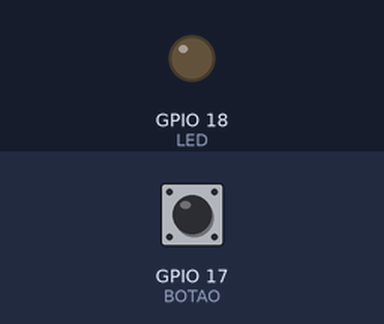
Bench run of a program on a simulated Raspberry Pi (BCM pin numbers). Parts: output pins drawn as LEDs (lit = HIGH). Inputs (shaded band) come from the test bench; at power-on: GPIO 17 (BOTAO) HIGH.

Above: at 1.2 s.
1.3 s: GPIO 17 (BOTAO) pulled LOW for 0.15 s
At 1.4 s:
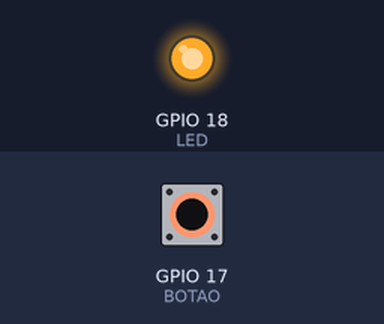
3.0 s: GPIO 17 (BOTAO) pulled LOW for 3.2 s
At 6.9 s:
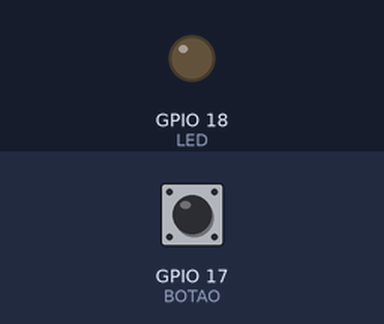
Timing chart, 0 to 8.4 s (numbered marks = the images above; inputs shaded):
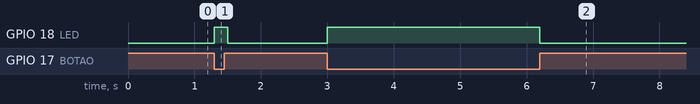

The program:

ex04_botao_led.py
```python
import RPi.GPIO as GPIO
import time

LED = 18
BOTAO = 17

GPIO.setmode(GPIO.BCM)

GPIO.setup(LED, GPIO.OUT)
GPIO.setup(BOTAO, GPIO.IN, pull_up_down=GPIO.PUD_UP)

try:
    while True:
        if GPIO.input(BOTAO) == GPIO.LOW:
            GPIO.output(LED, GPIO.HIGH)
        else:
            GPIO.output(LED, GPIO.LOW)

        time.sleep(0.1)

except KeyboardInterrupt:
    GPIO.cleanup()
```

Measured:
- after the input at 1.3 s, GPIO 18 (LED): LOW → HIGH at once, → LOW 0.20 s later
- after the input at 3.0 s, GPIO 18 (LED): LOW → HIGH at once, → LOW 3.2 s later
